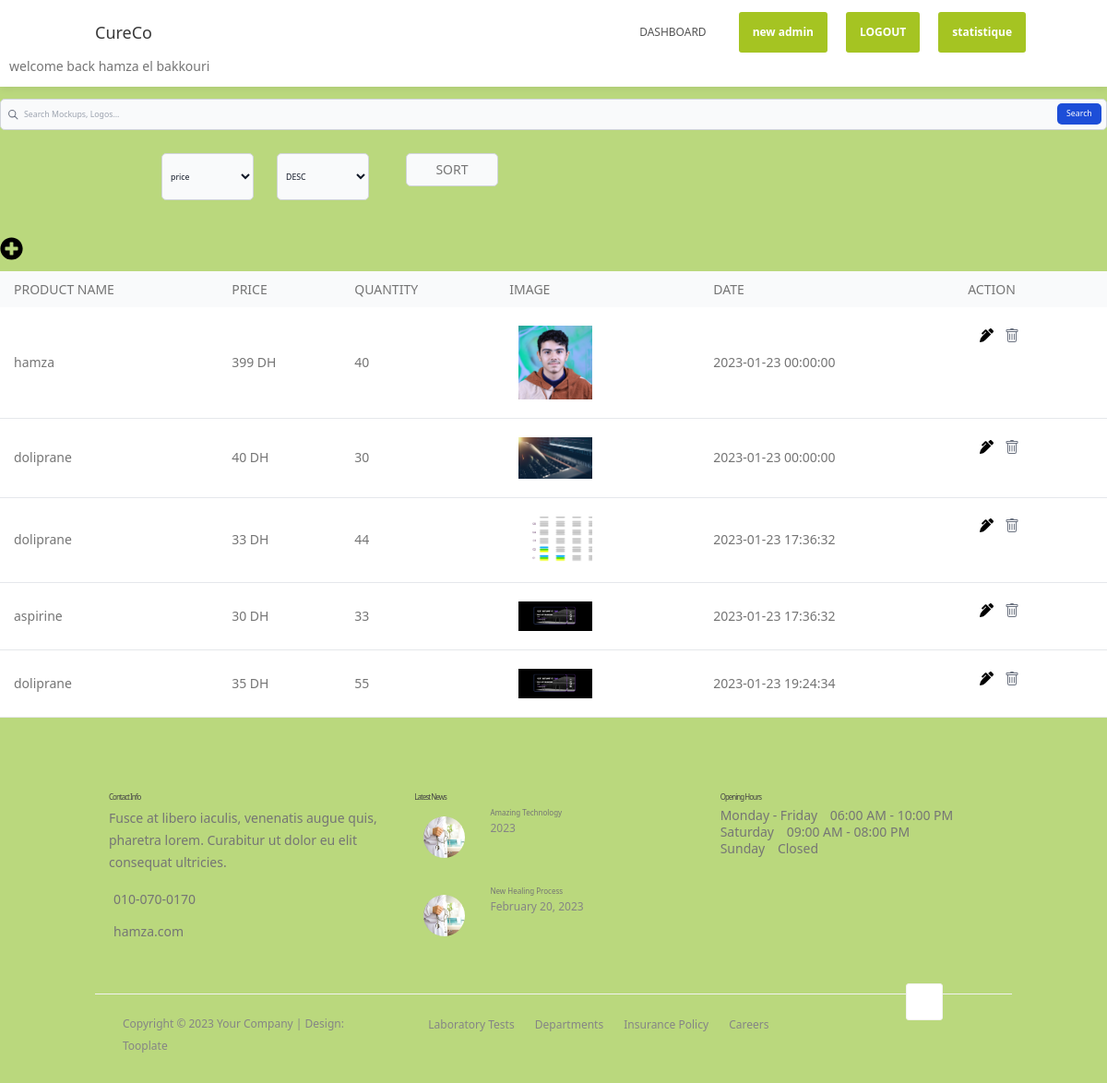
Screenshot of /pages/dashboard (signed in) with the database file from the repository.
### tables this page shows
CREATE TABLE `medicine` (
  `id_m` int(155) NOT NULL,
  `name_m` varchar(155) NOT NULL,
  `price` int(155) NOT NULL,
  `quantity` int(155) NOT NULL,
  `image_m` varchar(155) NOT NULL,
  `date` datetime NOT NULL DEFAULT current_timestamp()
);

### app/libraries/Core.php (called while the page is built, shortened)
<?php
  class Core {
    protected $currentMethod = 'index';
    public function __construct(){
      $url = $this->getUrl();
      if (isset($url)) {
        if(file_exists('../app/controllers/'.ucwords($url[0]).'.php')){
          unset($url[0]);
        }
      }
      $this->currentController = new $this->currentController;
      if(isset($url[1])){
        if(method_exists($this->currentController, $url[1])){
          $this->currentMethod = $url[1];
          unset($url[1]);
        }
      }
      $this->params = $url ? array_values($url) : [];
      call_user_func_array([$this->currentController, $this->currentMethod], $this->params);
    }
    public function getUrl(){
        if(isset($_GET['url'])){
          $url = rtrim($_GET['url'], '/');
          $url = filter_var($url, FILTER_SANITIZE_URL);
          $url = explode('/', $url);
          return $url;
        }
        return ['pages'];
    }
  }

### public/index.php (called while the page is built, shortened)
<?php
$init = new Core;

### app/libraries/Database.php (called while the page is built, shortened)
<?php
class Database {
	private $host = DB_HOST;
	private $user = DB_USER;
	private $pass = DB_PASS;
	private $dbname = DB_NAME;
	private $dbh;
	private $stmt;
	public function __construct() {
		$dsn = 'mysql:host=' . $this->host . ';dbname=' . $this->dbname;
		$options = array (
			PDO::ATTR_PERSISTENT => true,
			PDO::ATTR_ERRMODE => PDO::ERRMODE_EXCEPTION
		);
		try {
			$this->dbh = new PDO ($dsn, $this->user, $this->pass, $options);
		}
		catch ( PDOException $e ) {
			$this->error = $e->getMessage();
		}
	}
	public function query($query) {
		$this->stmt = $this->dbh->prepare($query);
	}
	public function execute(){
		return $this->stmt->execute();
	}
	public function resultset(){
		$this->execute();
		return $this->stmt->fetchAll(PDO::FETCH_ASSOC);
	}
}

### app/models/Medicine_m.php (called while the page is built, shortened)
<?php
class Medicine_m extends Database
{
    protected $db;
    function __construct()
    {
        $this->db = new Database;
    }
    function getmedicine()
    {
        $this->db->query("SELECT `id_m`, `name_m`, `price` , `quantity`,`image_m`,`date` FROM `medicine`");
        $data = $this->db->resultset();
        return $data;
    }
}

### app/views/pages/admin/dashboard.php (the view, shortened to what this page needs)
<?php require APPROOT . '/views/inc/header2.php'; ?>
<?php require APPROOT . '/views/inc/navbar.php'; ?>
<form class="pt-5">
    <div class="relative">
        <div class="absolute inset-y-0 left-0 flex items-center pl-3 pointer-events-none">
        </div>
        <input type="search" id="search" class="block w-full p-4 pl-10 text-sm text-gray-900 border border-gray-300 rounded-lg bg-gray-50 focus:ring-blue-500 focus:border-blue-500 dark:bg-gray-700 dark:border-gray-600 dark:placeholder-gray-400 dark:text-white dark:focus:ring-blue-500 dark:focus:border-blue-500" placeholder="Search Mockups, Logos..." required>
        <button type="button" id="done" class="text-white absolute right-2.5 bottom-2.5 bg-blue-700 hover:bg-blue-800 focus:ring-4 focus:outline-none focus:ring-blue-300 font-medium rounded-lg text-sm px-4 py-2 dark:bg-blue-600 dark:hover:bg-blue-700 dark:focus:ring-blue-800">Search</button>
    </div>
</form>
<form action="<?= URLROOT; ?>/Pages/newdash" method="post">
    <div class="w-full flex justify-center gap-10 pt-10">
        <select name="by" class="block w-40 p-2 mb-6 text-sm text-gray-900 border border-gray-300 rounded-lg bg-gray-50 focus:ring-blue-500 focus:border-blue-500 dark:bg-gray-700 dark:border-gray-600 dark:placeholder-gray-400 dark:text-white dark:focus:ring-blue-500 dark:focus:border-blue-500" id="">
            <option value="price">
                price
            </option>
        </select>
        <select name="way" class="block w-40 p-2 mb-6 text-sm text-gray-900 border border-gray-300 rounded-lg bg-gray-50 focus:ring-blue-500 focus:border-blue-500 dark:bg-gray-700 dark:border-gray-600 dark:placeholder-gray-400 dark:text-white dark:focus:ring-blue-500 dark:focus:border-blue-500" id="">
            <option value="DESC">
                DESC
            </option>
        </select>
        <div class="form-group col-sm-6">
            <button type="submit" id="" name="submit_sort" class="block w-40 p-2 mb-6 text-sm text-gray-900 border border-gray-300 rounded-lg bg-gray-50 focus:ring-blue-500 focus:border-blue-500 dark:bg-gray-700 dark:border-gray-600 dark:placeholder-gray-400 dark:text-white dark:focus:ring-blue-500 dark:focus:border-blue-500">
                <p>SORT</p>
            </button>
        </div>
    </div>
</form>
<div class="w-10 pt-5 pb-5">
    <a class="pl-2.5" href="<?php echo URLROOT; ?>/pages/add"></a>
</div>
<div class="relative overflow-x-auto">
    <table class="w-full text-sm text-left text-gray-500 dark:text-gray-400 ">
        <thead class="text-xs text-gray-700 uppercase bg-gray-50 dark:bg-gray-700 dark:text-gray-400 ">
            <tr>
                <th scope="col" class="px-6 py-3">
                    <p>Product name</p>
                </th>
                <th scope="col" class="px-6 py-3">
                    <p>Price</p>
                </th>
                <th scope="col" class="px-6 py-3">
                    <p>Quantity</p>
                </th>
                <th scope="col" class="px-6 py-3">
                    <p>Image</p>
                </th>
                <th scope="col" class="px-6 py-3">
                    <p>date</p>
                </th>
                <th scope="col" class="px-6 py-3">
                    <p>action</p>
                </th>
            </tr>
        </thead>
        <?php foreach ($data as $dt) : ?>
            <tbody class="prod">
                <tr class="bg-white border-b dark:bg-gray-800 dark:border-gray-700 ">
                    <th scope="row" class="px-6 py-4 font-medium whitespace-nowrap dark:text-white">
                        <p class="productsName"><?= $dt['name_m']; ?></p>
                    </th>
                    <td class="px-6 py-4 border-solid">
                        <p> <?= $dt['price']; ?> DH</p>
                    </td>
                    <td class="px-6 py-4 border-solid">
                        <p><?= $dt['quantity']; ?></p>
                    </td>
                    <td class="px-6 py-4 border-solid">
                        <img src="<?php echo URLROOT; ?>/images/<?php echo $dt['image_m']; ?>" class="img-responsive w-40 h-42" alt="">
                    </td>
                    <td class="px-6 py-4 border-solid">
                        <p><?= $dt['date']; ?></p>
                    </td>
                    <td class="flex flex-row px-6 py-4 gap-5">
                        <p>
                        <div class="w-6 pt-5 pb-5">
                            <a href="<?php echo URLROOT; ?>/pages/edit/<?php echo $dt['id_m']; ?>"></a>
                        </div>
                        <div class="w-6 pt-5 pb-5">
                            <a href="<?php echo URLROOT; ?>/Medicine/deletemedicine/<?php echo $dt['id_m']; ?>"></a>
                        </div>
                        </p>
                    </td>
                </tr>
            </tbody>
        <?php endforeach; ?>
    </table>
</div>
<?php require APPROOT . '/views/inc/footer.php'; ?>

### rows the page displays
medicine: name_m "hamza", price "399", quantity "40", image_m (picture), date "2023-01-23 00:00:00"
medicine: name_m "doliprane", price "40", quantity "30", image_m (picture), date "2023-01-23 00:00:00"
medicine: name_m "doliprane", price "33", quantity "44", image_m (picture), date "2023-01-23 17:36:32"
medicine: name_m "aspirine", price "30", quantity "33", image_m (picture), date "2023-01-23 17:36:32"
medicine: name_m "doliprane", price "35", quantity "55", image_m (picture), date "2023-01-23 19:24:34"

### other values shown
$_SESSION['name'] "hamza el bakkouri"
